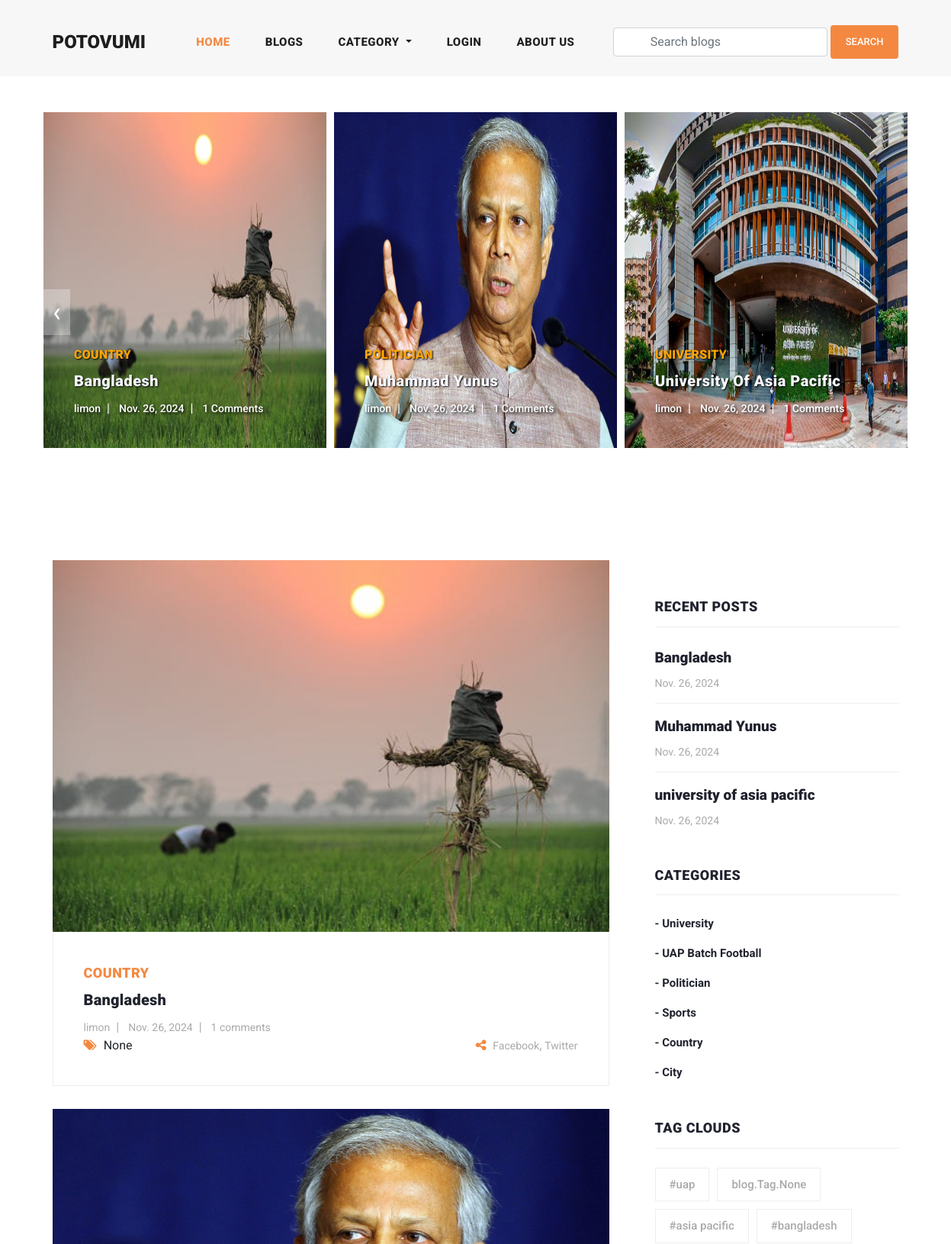
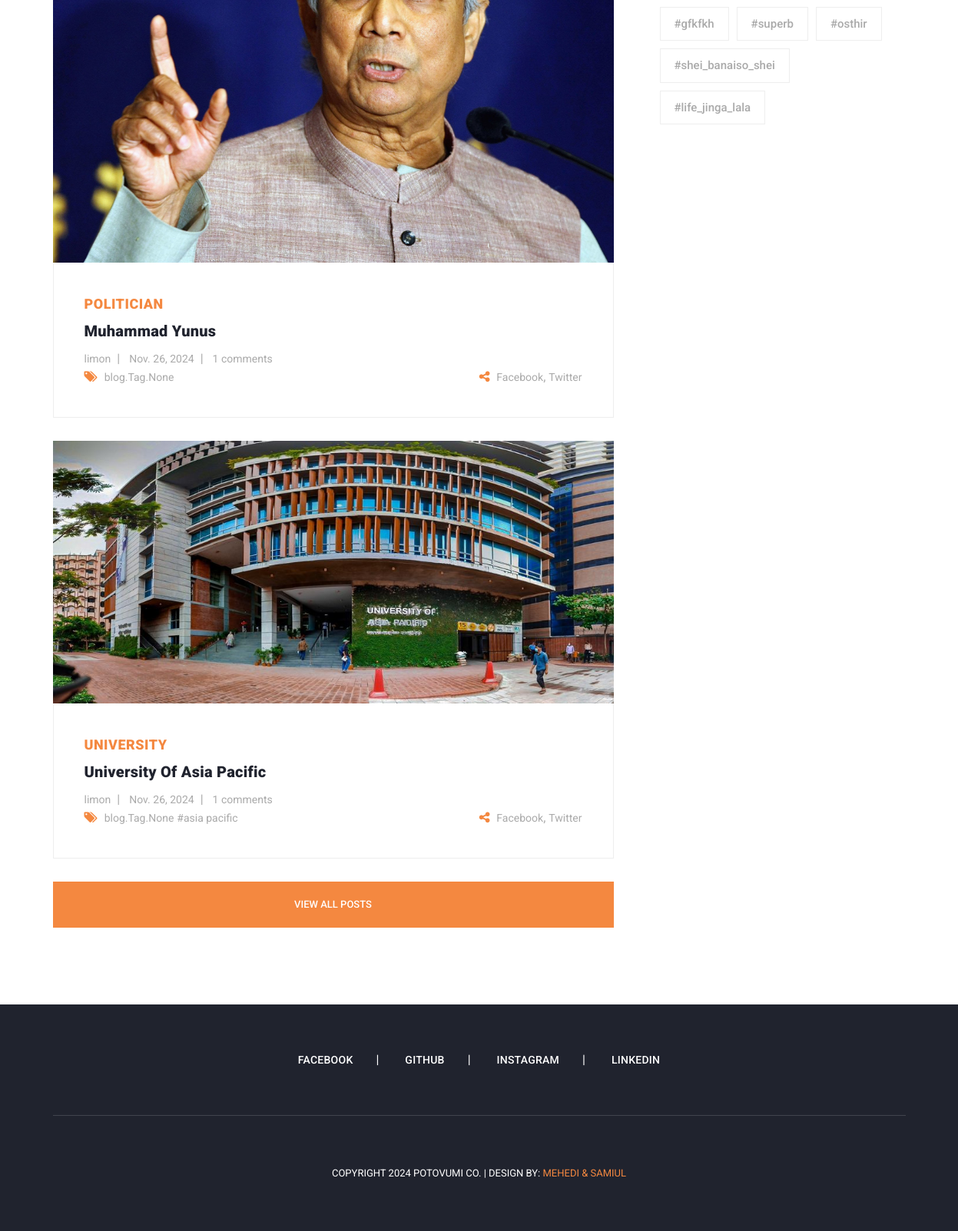
The page / on the database its author committed (2 pictures, top to bottom).
### blog/models.py (models this page shows, shortened)
class Blog(models.Model):
    user = models.ForeignKey(
        User,
        related_name='user_blogs',
        on_delete=models.CASCADE
    )
    category = models.ForeignKey(
        Category,
        related_name='category_blogs',
        on_delete=models.CASCADE
    )
    tags = models.ManyToManyField(
        Tag,
        related_name='tag_blogs',
        blank=True
    )
    likes = models.ManyToManyField(
        User,
        related_name='user_likes',
        blank=True
    )
    title = models.CharField(
        max_length=250
    )
    slug = models.SlugField(null=True, blank=True)
    banner = models.ImageField(upload_to='blog_banners')
    description = RichTextField()
    created_date = models.DateField(auto_now_add=True)

class Category(models.Model):
    title = models.CharField(max_length=150, unique=True)
    slug = models.SlugField(null=True, blank=True)
    created_date = models.DateField(auto_now_add=True)
    def __str__(self) -> str:
        return self.title

class Tag(models.Model):
    title = models.CharField(max_length=150)
    slug = models.SlugField(null=True, blank=True)
    created_date = models.DateField(auto_now_add=True)

### user_profile/models.py (models this page shows, shortened)
class User(AbstractUser):
    email = models.EmailField(
        max_length=150,
        unique=True,
        error_messages={
            "unique": "The email must be unique"
        }
    )
    profile_image = models.ImageField(
        null=True,
        blank=True,
        upload_to="profile_images"
    )
    followers = models.ManyToManyField("Follow")
    REQUIRED_FIELDS = ["email"]
    objects = CustomUserManager()

### blog/views.py (the view)
# urls.py: path('', home, name='home'),
def home(request):
    blogs = Blog.objects.order_by('-created_date')
    tags = Tag.objects.order_by('-created_date')
    context = {
        "blogs": blogs,
        "tags": tags
    }
    return render(request, 'home.html', context)

### blog/context_processors.py (called while the page is built)
def get_all_categories(request):
    categories = Category.objects.all()
    context = {
        "categories": categories
    }
    return context

### user_profile/context_processors.py (called while the page is built, shortened)
def user_notifications(request):
    context = {}
    return context

### templates/home.html (shortened to what this page needs)
{% extends 'base.html' %}
{% load static %}
{% block content %}
{% include 'banner.html' %}
<section class="blog-posts">
    <div class="container">
      <div class="row">
        <div class="col-lg-8">
          <div class="all-blog-posts">
            <div class="row">
              {% for blog in blogs|slice:"3" %}
              <div class="col-lg-12">
                <div class="blog-post">
                  <div class="blog-thumb">
                  <img src="{{blog.banner.url}}" alt="">
                  </div>
                  <div class="down-content">
                    <span>{{blog.category}}</span>
                    <a href="{% url 'blog_details' blog.slug %}"><h4>{{blog.title}}</h4></a>
                    <ul class="post-info">
                      <li><a href="{% url 'view_user_information' blog.user.username %}">{{blog.user.username}}</a></li>
                      <li><a href="#">{{blog.created_date}}</a></li>
                      <li><a href="#">{{blog.blog_comments.all.count}} comments</a></li>
                    </ul>
                    <div class="post-options">
                      <div class="row">
                        <div class="col-6">
                          <ul class="post-tags">
                            <li><i class="fa fa-tags"></i></li>
                            {% if blog.tags.all.count > 0 %}
                            {% for tag in blog.tags.all %}
                            <li><a href="#">{{tag.title}}</a></li>
                            {% endfor %}
                            {% else %}
                            None
                            {% endif %}
                          </ul>
                        </div>
                        <div class="col-6">
                          <ul class="post-share">
                            <li><i class="fa fa-share-alt"></i></li>
                            <li><a href="#">Facebook</a>,</li>
                            <li><a href="#"> Twitter</a></li>
                          </ul>
                        </div>
                      </div>
                    </div>
                  </div>
                </div>
              </div>
              {% endfor %}
              <div class="col-lg-12">
                <div class="main-button">
                  <a href="{% url 'blogs' %}">View All Posts</a>
                </div>
              </div>
            </div>
          </div>
        </div>
        {% include 'sidebar.html' %}
      </div>
    </div>
  </section>
{% endblock content %}

### templates/base.html (shortened to what this page needs)
<!DOCTYPE html>
<html lang="en">
  <head>
      {% load static %}
    <link href="{% static 'vendor/bootstrap/css/bootstrap.min.css' %}" rel="stylesheet">
    <link rel="stylesheet" href="{% static 'css/fontawesome.css' %}">
    <link rel="stylesheet" href="{% static 'css/templatemo-stand-blog.css' %}">
    <link rel="stylesheet" href="{% static 'css/owl.css' %}">
    <link rel="stylesheet" href="{% static 'css/main.css' %}">
</head>
<body>
    {% include 'header.html' %}
    {% block content %}
    {% endblock content %}
    {% include 'footer.html' %}
</body>
</html>

### templates/header.html (shortened to what this page needs)
 <header class="">
    <nav class="navbar navbar-expand-lg">
      <div class="container">
        <a class="navbar-brand" href="{% url 'home' %}"><h2>PoToVumi<em></em></h2></a>
        <div class="collapse navbar-collapse" id="navbarResponsive">
          <ul class="navbar-nav ml-auto">
            <li class="nav-item active">
              <a class="nav-link" href="{% url 'home' %}">Home</a>
            </li>
            <li class="nav-item">
              <a class="nav-link" href="{% url 'blogs' %}">Blogs</a>
            </li>
            <li class="nav-item dropdown">
              <a class="nav-link dropdown-toggle" href="#" id="navbarDropdown" role="button" data-toggle="dropdown" aria-haspopup="true" aria-expanded="false">
                Category
              </a>
            </li>
            {% if request.user.is_authenticated %}
            <li class="nav-item dropdown">
              <a class="nav-link dropdown-toggle" href="#" id="navbarDropdown" role="button" data-toggle="dropdown" aria-haspopup="true" aria-expanded="false">
                {{request.user.username}}
              </a>
              <div class="dropdown-menu" aria-labelledby="navbarDropdown">
                <a class="dropdown-item" href="{% url 'profile' %}">My Profile</a>
                <a class="dropdown-item" href="{% url 'user_notifications' %}">
                  {% if unseen > 0 %}
                  Notification ({{unseen}})
                  {% else %}
                  Notification
                  {% endif %}
                </a>
                <a class="dropdown-item" href="{% url 'logout' %}">Logout</a>
              </div>
            </li>
            {% else %}
            <li class="nav-item">
              <a class="nav-link" href="{% url 'login' %}">Login</a>
            </li>
            {% endif %}
            <li class="nav-item">
              <a class="nav-link" href="{% url 'about' %}">About Us</a>
            </li>
          </ul>
          <form class="form-inline d-flex flex-nowrap my-2 ml-auto search-form" action="{% url 'search_blogs' %}" method="GET">
            <input class="form-control px-5" name="search" type="text" placeholder="Search blogs" required>
            <button class="btn btn-primary ml-1">Search</button>
          </form>
        </div>
      </div>
    </nav>
  </header>

### templates/banner.html
{% load static %}
<div class="main-banner header-text">
    <div class="container-fluid">
      <div class="owl-banner owl-carousel">
        {% for blog in blogs|slice:"8" %}
        <div class="item">
          <img src="{{blog.banner.url}}" alt="">
          <div class="item-content">
            <div class="main-content">
              <div class="meta-category">
                <span>{{blog.category}}</span>
              </div>
              <a href="{% url 'blog_details' blog.slug %}"><h4>{{blog.title}}</h4></a>
              <ul class="post-info">
                <li><a href="#">{{blog.user.username}}</a></li>
                <li><a href="#">{{blog.created_date}}</a></li>
                <li><a href="#">{{blog.blog_comments.all.count}} Comments</a></li>
              </ul>
            </div>
          </div>
        </div>
        {% endfor %}
      </div>
    </div>
  </div>

### templates/sidebar.html
<div class="col-lg-4">
    <div class="sidebar">
      <div class="row">
        <div class="col-lg-12">
          <div class="sidebar-item recent-posts">
            <div class="sidebar-heading">
              <h2>Recent Posts</h2>
            </div>
            <div class="content">
              <ul>
                {% for blog in blogs|slice:"3" %}
                <li><a href="{% url 'blog_details' blog.slug %}">
                  <h5>{{blog.title}}</h5>
                  <span>{{blog.created_date}}</span>
                </a></li>
                {% endfor %}
              </ul>
            </div>
          </div>
        </div>
        <div class="col-lg-12">
          <div class="sidebar-item categories">
            <div class="sidebar-heading">
              <h2>Categories</h2>
            </div>
            <div class="content">
              <ul>
                {% for category in categories %}
                <li><a href="{% url 'category_blogs' category.slug %}">- {{category.title}}</a></li>
                {% endfor %}
              </ul>
            </div>
          </div>
        </div>
        <div class="col-lg-12">
          <div class="sidebar-item tags">
            <div class="sidebar-heading">
              <h2>Tag Clouds</h2>
            </div>
            <div class="content">
              <ul>
                {% for tag in tags %}
                <li><a href="{% url 'tag_blogs' tag.slug %}">{{tag.title}}</a></li>
                {% endfor %}
              </ul>
            </div>
          </div>
        </div>
      </div>
    </div>
  </div>

### templates/footer.html
<footer>
    <div class="container">
      <div class="row">
        <div class="col-lg-12">
          <ul class="social-icons">
            <li><a href="#">Facebook</a></li>
            <li><a href="#">GitHub</a></li>
            <li><a href="#">Instagram</a></li>
            <li><a href="#">Linkedin</a></li>
          </ul>
        </div>
        <div class="col-lg-12">
          <div class="copyright-text">
            <p>Copyright 2024 PoToVumi Co.
               | Design By: <a rel="nofollow" href="#" target="_parent">Mehedi & Samiul</a></p>
          </div>
        </div>
      </div>
    </div>
  </footer>

### templates/scripts.html (shortened to what this page needs)
{% load static %}

### assets/css/main.css (style rules this page uses)
.btn-primary { display: inline-block; background-color: #f48840; color: #fff; font-size: 13px; font-weight: 500; padding: 12px 20px; text-transform: uppercase; transition: all .3s; border: none; outline: none; }
input, textarea { text-transform: none !important; }
.owl-banner { padding: 47px !important; }
.owl-banner .item .item-content h4 { color: ghostwhite !important; text-shadow: 1px 1px 2px black; }
.owl-banner .item .item-content .meta-category span { color: orange; text-shadow: 1px 1px 2px black; }
.owl-banner .item .item-content ul li a { text-shadow: 2px 2px 4px black; }
.owl-carousel .owl-item img { height: 440px !important; }

### rows shown on the page
Blog: banner (picture), category "COUNTRY", title "Bangladesh", user.username "limon", created_date "Nov. 26, 2024", blog_comments.all.count "1", shows "None"
Blog: banner (picture), category "POLITICIAN", title "Muhammad Yunus", user.username "limon", created_date "Nov. 26, 2024", blog_comments.all.count "1"
Blog: banner (picture), category "UNIVERSITY", title "University Of Asia Pacific", user.username "limon", created_date "Nov. 26, 2024", blog_comments.all.count "1", title "university of asia pacific"
Tag: title "blog.Tag.None"
Tag: title "#asia pacific"
Category: title "University"
Category: title "UAP Batch Football"
Category: title "Politician"
Category: title "Sports"
Category: title "Country"
Category: title "City"
Tag: title "#uap"
Tag: title "#bangladesh"
Tag: title "#gfkfkh"
Tag: title "#superb"
Tag: title "#osthir"
Tag: title "#shei_banaiso_shei"
Tag: title "#life_jinga_lala"
